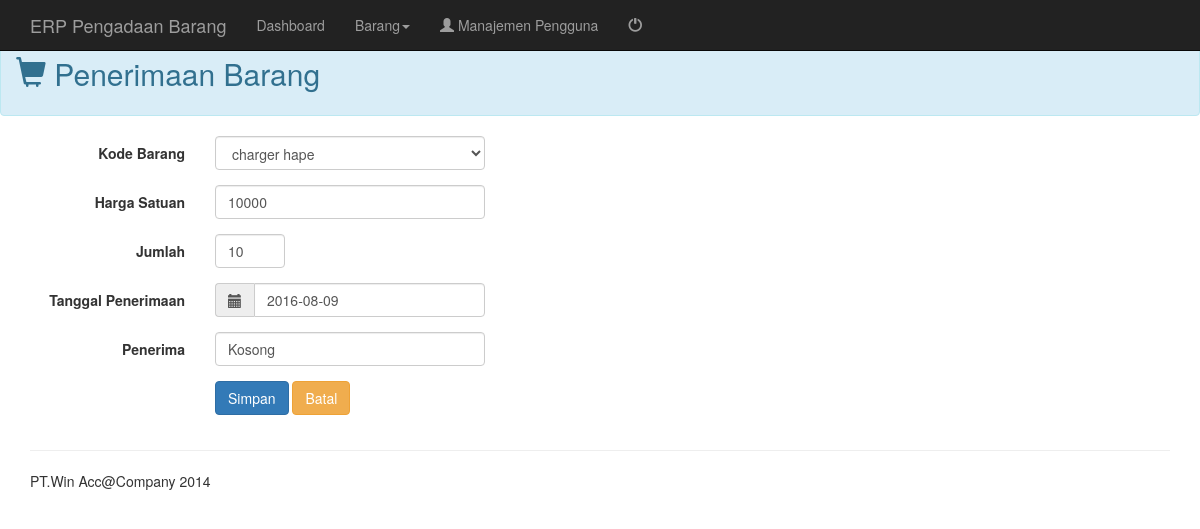
The page /View/tambah.php?id=1 (signed in) on the database its author committed.
### tables this page shows
CREATE TABLE `penerimaan_barang` (
  `no_transaksi` int(11) NOT NULL AUTO_INCREMENT,
  `penerima` varchar(50) NOT NULL DEFAULT 'Kosong',
  `kode_barang` varchar(5) NOT NULL,
  `harga_satuan` int(11) NOT NULL,
  `tanggal_penerimaan` datetime NOT NULL,
  `jumlah` int(11) NOT NULL DEFAULT '0',
  PRIMARY KEY (`no_transaksi`)
);

### View/tambah.php (the view, shortened to what this page needs)
<?php
include('layout/header.php');
include('layout/datetimepicker.php');
?>
<body>
<?php include('layout/navigation.php'); ?>
	<br/>
   <div class="alert alert-info">
  <h2><i class="glyphicon glyphicon-shopping-cart"></i> Penerimaan Barang
  </h2>
    </div>
	<?php
	require("../Model/config.php");
	$id=0;
	$url= $_SERVER['QUERY_STRING'];
	if($url!=''){
		$id=substr($url,3);
	}
	$show = mysqli_query($connection,"select * from penerimaan_barang where no_transaksi=$id");
	$lists = mysqli_fetch_assoc($show);
	$query = mysqli_query($connection,"select kode_barang,nama_barang from masterbarang");
	?>
	<div class="container">
      <div class="row">
     <form class="form-horizontal" action="../Controller/savebrgmasuk.php" method="post">
  <div class="form-group">
    <label for="" class="col-sm-2 control-label">Kode Barang</label>
    <div class="col-sm-3">
      <select class="form-control" id="kodebrg" name="kode_barang" required>
	  <?php
	  while($data =mysqli_fetch_array($query)){
		?>
		<option value="<?php print $data['kode_barang']; ?>"><?php print $data['nama_barang']; ?></option>
		<?php
	  }
	  ?>
	  </select>
    </div>
  </div>
   <div class="form-group">
    <label for="" class="col-sm-2 control-label">Harga Satuan</label>
    <div class="col-sm-3">
      <input type="text" class="form-control" name="harga_satuan" value="<?php print $lists['harga_satuan']; ?>" required>
    </div>
  </div>
   <div class="form-group">
    <label for="" class="col-sm-2 control-label">Jumlah</label>
    <div class="col-sm-1">
      <input type="text" class="form-control" name="jumlah" value="<?php print $lists['jumlah']; ?>" required>
    </div>
  </div>
  <div class="form-group">
    <label for="" class="col-sm-2 control-label">Tanggal Penerimaan</label>
    <div class="col-sm-3">
	 <div class="input-group">
	 <div class="input-group-addon"><i class="glyphicon glyphicon-calendar"></i></div>
      <input type="text" class="form-control" id="dtpicker" name="tanggal_penerimaan" value="<?php print $lists['tanggal_penerimaan']; ?>" required>
	</div>
	</div>
  </div>
  <div class="form-group">
    <label for="" class="col-sm-2 control-label">Penerima</label>
    <div class="col-sm-3">
      <input type="text" class="form-control" name="penerima" value="<?php print $lists['penerima']; ?>" required>
	</div>
  </div>
  <div class="form-group">
    <div class="col-sm-offset-2 col-sm-3">
      <button type="submit" class="btn btn-primary" data-toggle="tooltip" data-placement="left" title="Simpan">Simpan</button>
	  <a href="brgmasuk.php" class="btn btn-warning" data-toggle="tooltip" data-placement="right" title="Batal">Batal</a>
    </div>
  </div>
</form>
      </div>
      <hr>
    <footer>
        <p> PT.Win Acc@Company 2014</p>
      </footer>
    </div>
</body>
</html>

### rows shown on the page
penerimaan_barang: harga_satuan "10000", jumlah "10", tanggal_penerimaan "2016-08-09", penerima "Kosong"

### other values the page prints
form field kode_barang "charger hape"
